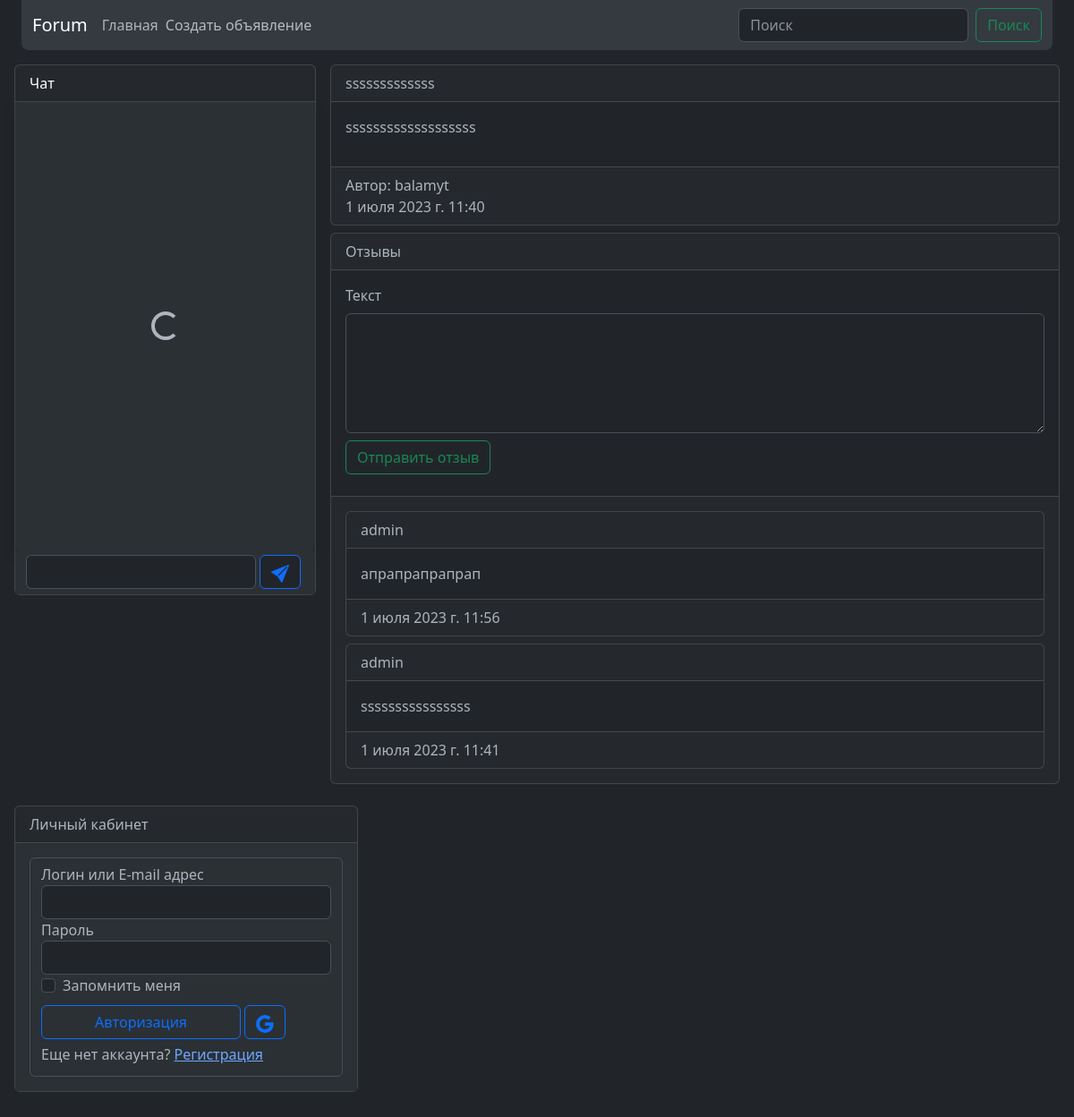
The page /announce/2/ on the database its author committed.
### announcement/models.py (models this page shows, shortened)
class Announcement(models.Model):
    author = models.ForeignKey(User, on_delete=models.CASCADE)
    title = models.CharField(max_length=255, null=False)
    text = models.CharField(max_length=555, null=False)
    date = models.DateTimeField(default=time)
    category = models.ForeignKey(Category, on_delete=models.CASCADE)
    class Meta:
        ordering = ('date', )

class Response(models.Model):
    is_accept = models.BooleanField(default=False)
    author = models.ForeignKey(User, on_delete=models.CASCADE)
    announce = models.ForeignKey(Announcement, on_delete=models.CASCADE)
    text = models.TextField(max_length=300, null=False)
    date = models.DateTimeField(default=time)
    class Meta:
        ordering = ('-date', )

### announcement/views.py (the view)
# urls.py: path('<int:pk>/', AnnounceView.as_view()),
class AnnounceView(DetailView):
    model = Announcement
    template_name = 'announce/detail.html'
    def get_context_data(self, **kwargs):
        context = super().get_context_data(**kwargs)
        context['response'] = Response.objects.filter(announce=self.object, is_accept=True)
        if self.request.user == self.object.author and \
                Response.objects.filter(is_accept=False, announce=self.object).exists():
            """ Добавление на страницу неактивных откликов, если зашел автор объявления """
            context['inactive_response'] = Response.objects.filter(is_accept=False, announce=self.object)
        return context

### templates/announce/detail.html (shortened to what this page needs)
{% extends 'main.html' %}
{% block extra_head %}
    {% load static %}
    {% load humanize %}
{% endblock extra_head %}
{% block body %}
<div class="card">
    <div class="card-header">{{ object.title }}</div>
    <div class="card-body">
        {{ object.text|safe }}
    </div>
    <div class="card-footer">
        Автор: {{ object.author }}<br>
        {{ object.date }}<br>
    </div>
</div>
<div class="card my-2">
    <div class="card-header">Отзывы</div>
    <div class="card-body">
        <form id="response_form">
            <label class="form-label" for="response_text">Текст</label>
            <textarea class="form-control" name="text" id="response_text" cols="30" rows="5" maxlength="300"></textarea>
            <button class="btn btn-outline-success my-2" type="submit">Отправить отзыв</button>
        </form>
    </div>
    <div class="card-footer">
        {% if not response %}
            <h3>Комментариев пока нет! Будьте первым!</h3>
        {% else %}
            {% for comm in response %}
            <div class="card my-2">
                <div class="card-header">{{ comm.author }}</div>
                <div class="card-body">{{ comm.text }}</div>
                <div class="card-footer">
                    {{ comm.date }}
                </div>
            </div>
            {%  endfor %}
        {% endif %}
   </div>
</div>
{% endblock body %}

### rows shown on the page
Announcement: title "sssssssssssss", text "sssssssssssssssssss", author "balamyt", date "1 июля 2023 г. 11:40"
Response: author "admin", text "апрапрапрапрап", date "1 июля 2023 г. 11:56"
Response: author "admin", text "ssssssssssssssss", date "1 июля 2023 г. 11:41"
